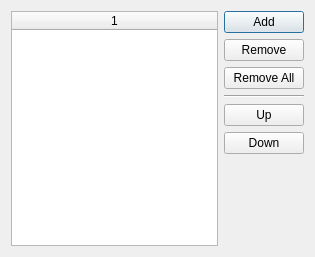
<?xml version="1.0" encoding="UTF-8"?>
<ui version="4.0">
 <class>Dialog</class>
 <widget class="QDialog" name="Dialog">
  <property name="geometry">
   <rect>
    <x>0</x>
    <y>0</y>
    <width>315</width>
    <height>257</height>
   </rect>
  </property>
  <property name="windowTitle">
   <string>Dialog</string>
  </property>
  <layout class="QGridLayout" name="gridLayout">
   <item row="0" column="0" rowspan="7">
    <widget class="QTableWidget" name="tableWidget">
     <property name="columnCount">
      <number>1</number>
     </property>
     <attribute name="horizontalHeaderStretchLastSection">
      <bool>true</bool>
     </attribute>
     <column/>
    </widget>
   </item>
   <item row="0" column="1">
    <widget class="QPushButton" name="add_pushButton">
     <property name="text">
      <string>Add</string>
     </property>
    </widget>
   </item>
   <item row="1" column="1">
    <widget class="QPushButton" name="remove_pushButton">
     <property name="text">
      <string>Remove</string>
     </property>
    </widget>
   </item>
   <item row="2" column="1">
    <widget class="QPushButton" name="remove_all_pushButton">
     <property name="text">
      <string>Remove All</string>
     </property>
    </widget>
   </item>
   <item row="3" column="1">
    <widget class="Line" name="line">
     <property name="orientation">
      <enum>Qt::Horizontal</enum>
     </property>
    </widget>
   </item>
   <item row="4" column="1">
    <widget class="QPushButton" name="up_pushButton">
     <property name="text">
      <string>Up</string>
     </property>
    </widget>
   </item>
   <item row="5" column="1">
    <widget class="QPushButton" name="down_pushButton">
     <property name="text">
      <string>Down</string>
     </property>
    </widget>
   </item>
   <item row="6" column="1">
    <spacer name="verticalSpacer">
     <property name="orientation">
      <enum>Qt::Vertical</enum>
     </property>
     <property name="sizeHint" stdset="0">
      <size>
       <width>20</width>
       <height>82</height>
      </size>
     </property>
    </spacer>
   </item>
  </layout>
 </widget>
 <resources/>
 <connections/>
</ui>
